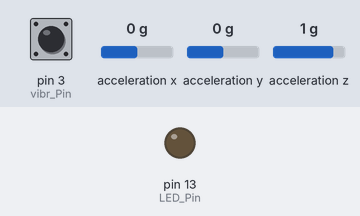
The sketch below on a simulated Arduino Uno, built with avr-gcc and run on an emulated ATmega328P. Parts: output pins drawn as LEDs (lit = HIGH). Inputs (shaded band) come from the test bench; at power-on: pin 3 (vibr_Pin) LOW, acceleration x 0 g, acceleration y 0 g, acceleration z 1 g. What the sketch prints to the serial monitor is not drawn.

Above: at 1.2 s.
1.3 s: pin 3 (vibr_Pin) pulsed HIGH 5 times (0.12 s each, 0.3 s apart)
At 3.0 s:
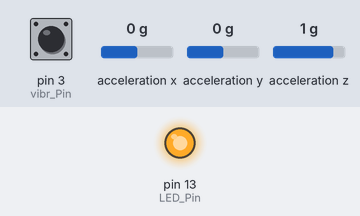
5.8 s: pin 3 (vibr_Pin) pulsed HIGH 5 times (0.12 s each, 0.3 s apart)
At 9.4 s:
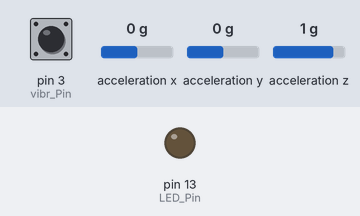
Timing chart, 0 to 10.9 s (numbered marks = the images above; inputs shaded):
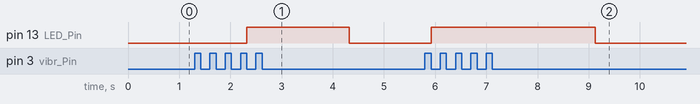

The sketch:

vib+acc.ino
```cpp
#include <Wire.h>

#include <Adafruit_Sensor.h>

#include <Adafruit_ADXL345_U.h>


Adafruit_ADXL345_Unified accel = Adafruit_ADXL345_Unified();

const int analogInPin = A3;  // Analog input pin that the potentiometer is attached to
const int analogOutPin = 9;  // Analog output pin that the LED is attached to

int sensorValue = 0;  // value read from the pot
int outputValue = 0;

int LED_Pin = 13;
int vibr_Pin =3;

void setup(void)

{
   pinMode(LED_Pin, OUTPUT);
   pinMode(vibr_Pin, INPUT); //set vibr_Pin input for measurment

   Serial.begin(9600);

   if(!accel.begin())

   {

      Serial.println("No valid sensor found");

      while(1);

   }

}


long TP_init(){
  long measurement=pulseIn (vibr_Pin, HIGH);  //wait for the pin to get HIGH and returns measurement
  return measurement;
}

void loop(void)

{

   sensors_event_t event;

   accel.getEvent(&event);

   Serial.print(" "); Serial.print(event.acceleration.x); Serial.print("  ");
   Serial.print(" "); Serial.print(event.acceleration.y); Serial.print("  ");
   Serial.print(" "); Serial.print(event.acceleration.z); Serial.print("  ");

   long measurement =TP_init();

   Serial.print(" "); Serial.print(measurement); Serial.println(" ");

   if (measurement > 1000){
     digitalWrite(LED_Pin, HIGH);
   }
   else{
     digitalWrite(LED_Pin, LOW);
   }

   delay(1000);

}
```

Measured:
- after the input at 1.3 s, pin 13 (LED_Pin): LOW → HIGH after 1.0 s, → LOW 2.0 s later
- after the input at 5.8 s, pin 13 (LED_Pin): LOW → HIGH after 0.12 s, → LOW 3.2 s later
